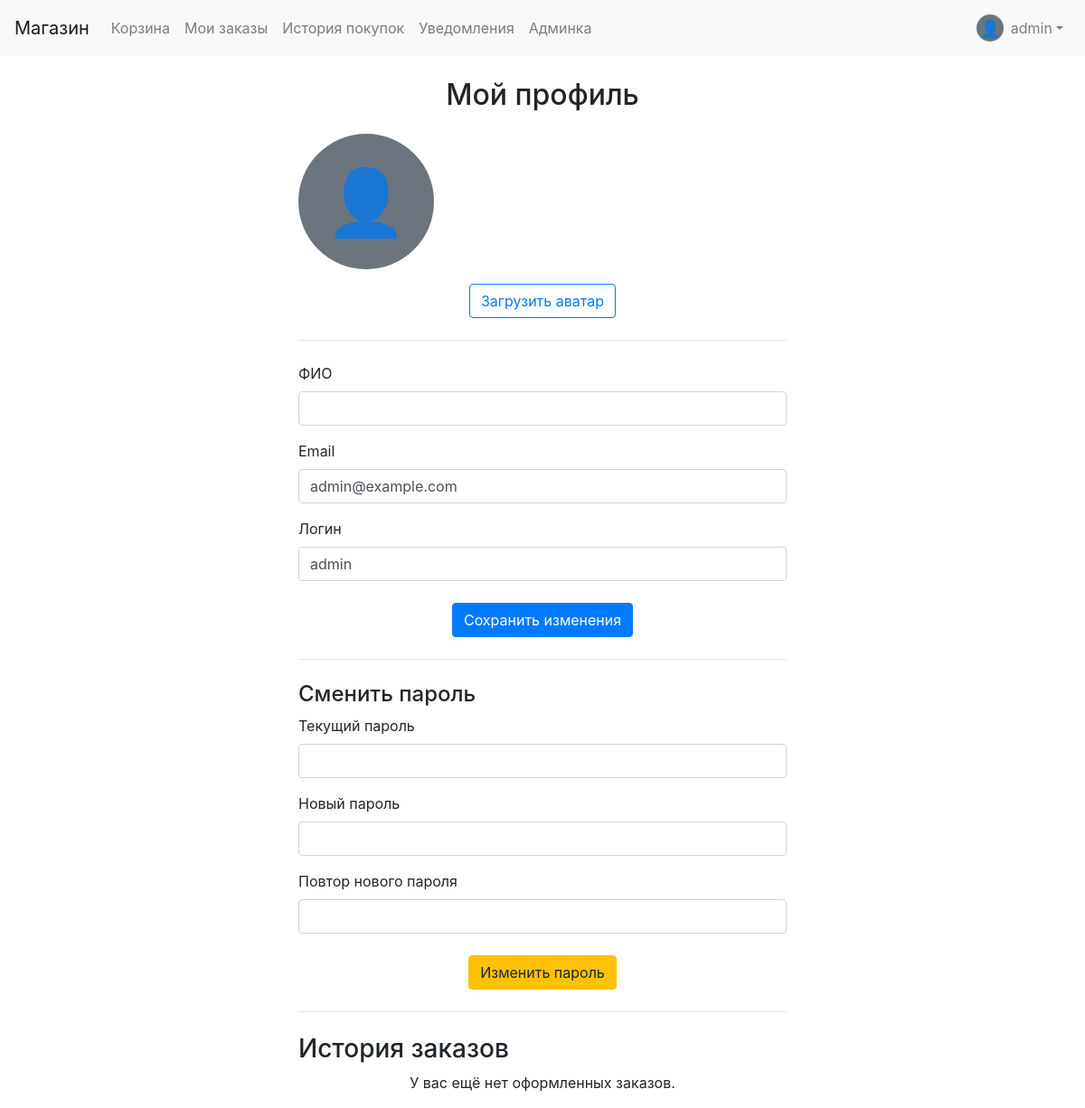
The app's page /profile (signed in) with its own data.
### app.py (models this page shows, shortened)
class User(UserMixin, db.Model):
    id = db.Column(db.Integer, primary_key=True)
    username = db.Column(db.String(150), unique=True, nullable=False)
    email = db.Column(db.String(150), unique=True, nullable=False)
    password_hash = db.Column(db.String(256), nullable=False)
    role = db.Column(db.String(50), default='user')  # 'admin' или 'user'
    notifications = db.relationship('Notification', backref='user', lazy=True)
    full_name = db.Column(db.String(200), nullable=True)
    avatar_data = db.Column(db.LargeBinary, nullable=True)
    avatar_mime = db.Column(db.String(50), nullable=True)

### app.py (the view, shortened to what this page needs)
@app.route('/profile', methods=['GET', 'POST'])
@login_required
def profile():
    user = current_user
    orders = Order.query.filter_by(user_id=user.id).order_by(Order.timestamp.desc()).all()
    return render_template('profile.html', user=user, orders=orders)

### app.py (called while the page is built)
@login_manager.user_loader
def load_user(user_id):
    return User.query.get(int(user_id))

@app.context_processor
def inject_unread_notifications_count():
    if current_user.is_authenticated:
        count = Notification.query.filter_by(user_id=current_user.id, read=False).count()
        return dict(unread_notifications_count=count)
    return dict(unread_notifications_count=0)

### templates/profile.html (shortened to what this page needs)
{% extends "layout.html" %}
{% block content %}
<h2 class="mb-4 text-center">Мой профиль</h2>
<div class="row justify-content-center">
  <div class="col-md-6 text-center">
    {% if user.avatar_data %}
      <img
        src="{{ url_for('avatar', user_id=user.id) }}"
        class="rounded-circle mb-3"
        style="width:150px; height:150px; object-fit:cover;"
        alt="Аватар"
      >
    {% else %}
      <span
        class="rounded-circle bg-secondary text-white d-flex justify-content-center align-items-center mb-3"
        style="width:150px; height:150px; font-size:72px;"
        role="img" aria-label="Профиль"
      >👤</span>
    {% endif %}
    <form method="POST" enctype="multipart/form-data">
      <button
        type="button"
        class="btn btn-outline-primary"
        onclick="document.getElementById('avatar').click()"
      >Загрузить аватар</button>
    </form>
    <hr class="my-4">
    <form method="POST">
      <div class="form-group text-left">
        <label for="full_name">ФИО</label>
        <input
          type="text"
          id="full_name"
          name="full_name"
          class="form-control"
          value="{{ user.full_name or '' }}"
        >
      </div>
      <div class="form-group text-left">
        <label for="email">Email</label>
        <input
          type="email"
          id="email"
          name="email"
          class="form-control"
          value="{{ user.email }}"
          required
        >
      </div>
      <div class="form-group text-left">
        <label for="username">Логин</label>
        <input
          type="text"
          id="username"
          name="username"
          class="form-control"
          value="{{ user.username }}"
          required
        >
      </div>
      <button type="submit" class="btn btn-primary mt-2">Сохранить изменения</button>
    </form>
    <hr class="my-4">
    <h4 class="text-left">Сменить пароль</h4>
    <form method="POST">
      <div class="form-group text-left">
        <label for="current_password">Текущий пароль</label>
        <input
          type="password"
          id="current_password"
          name="current_password"
          class="form-control"
          required
        >
      </div>
      <div class="form-group text-left">
        <label for="new_password">Новый пароль</label>
        <input
          type="password"
          id="new_password"
          name="new_password"
          class="form-control"
          required
        >
      </div>
      <div class="form-group text-left">
        <label for="new_password2">Повтор нового пароля</label>
        <input
          type="password"
          id="new_password2"
          name="new_password2"
          class="form-control"
          required
        >
      </div>
      <button type="submit" class="btn btn-warning mt-2">Изменить пароль</button>
    </form>
    <hr class="my-4">
    <h3 class="text-left">История заказов</h3>
    {% if orders %}
      <ul class="list-group text-left">
        {% for order in orders %}
          <li class="list-group-item">
            <strong>Заказ #{{ order.id }}</strong>
            от {{ order.timestamp.strftime('%d.%m.%Y %H:%M') }},
            статус: <em>{{ order.status }}</em>.
            <a href="{{ url_for('orders') }}#order-{{ order.id }}">Подробнее</a>
          </li>
        {% endfor %}
      </ul>
    {% else %}
      <p>У вас ещё нет оформленных заказов.</p>
    {% endif %}
  </div>
</div>
{% endblock %}

### templates/layout.html (shortened to what this page needs)
<!DOCTYPE html>
<html>
<head>
  <link rel="stylesheet"
        href="https://stackpath.bootstrapcdn.com/bootstrap/4.5.2/css/bootstrap.min.css">
</head>
<body>
<nav class="navbar navbar-expand-lg navbar-light bg-light">
  <a class="navbar-brand" href="{{ url_for('index') }}">Магазин</a>
  <div class="collapse navbar-collapse" id="navbarNav">
    <ul class="navbar-nav">
      {% if current_user.is_authenticated %}
        <li class="nav-item"><a class="nav-link" href="{{ url_for('cart') }}">Корзина</a></li>
        <li class="nav-item"><a class="nav-link" href="{{ url_for('orders') }}">Мои заказы</a></li>
        <li class="nav-item"><a class="nav-link" href="{{ url_for('purchase_history') }}">История покупок</a></li>
        <li class="nav-item">
          <a class="nav-link" href="{{ url_for('notifications') }}">
            Уведомления
          </a>
        </li>
        {% if current_user.role == 'admin' %}
          <li class="nav-item"><a class="nav-link" href="{{ url_for('admin_dashboard') }}">Админка</a></li>
        {% endif %}
      {% else %}
        <li class="nav-item"><a class="nav-link" href="{{ url_for('login') }}">Вход</a></li>
        <li class="nav-item"><a class="nav-link" href="{{ url_for('register') }}">Регистрация</a></li>
      {% endif %}
    </ul>
    {% if current_user.is_authenticated %}
    <ul class="navbar-nav ml-auto">
      <li class="nav-item dropdown">
        <a class="nav-link dropdown-toggle d-flex align-items-center" href="#"
           id="profileDropdown" role="button"
           data-toggle="dropdown" aria-haspopup="true" aria-expanded="false">
          {% if current_user.avatar_data %}
            <img src="{{ url_for('avatar', user_id=current_user.id) }}"
                 class="rounded-circle"
                 style="width:30px; height:30px; object-fit:cover; margin-right:8px;"
                 alt="Аватар">
          {% else %}
            <span class="rounded-circle bg-secondary text-white d-flex justify-content-center align-items-center"
                  style="width:30px; height:30px; font-size:18px; margin-right:8px;">
              👤
            </span>
          {% endif %}
          {{ current_user.full_name or current_user.username }}
        </a>
      </li>
    </ul>
    {% endif %}
  </div>
</nav>
<div class="container mt-4">
  {% block content %}{% endblock %}
</div>
</body>
</html>

### records on screen
User: full_name+username "admin", email "admin@example.com", username "admin"
